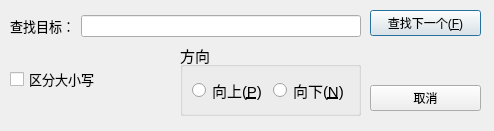
<?xml version="1.0" encoding="UTF-8"?>
<ui version="4.0">
 <class>SearchDialog</class>
 <widget class="QDialog" name="SearchDialog">
  <property name="geometry">
   <rect>
    <x>0</x>
    <y>0</y>
    <width>494</width>
    <height>131</height>
   </rect>
  </property>
  <property name="minimumSize">
   <size>
    <width>490</width>
    <height>130</height>
   </size>
  </property>
  <property name="maximumSize">
   <size>
    <width>520</width>
    <height>140</height>
   </size>
  </property>
  <property name="windowTitle">
   <string>查找</string>
  </property>
  <property name="windowIcon">
   <iconset resource="res.qrc">
    <normaloff>:/res/img/img/seek.png</normaloff>:/res/img/img/seek.png</iconset>
  </property>
  <widget class="QWidget" name="layoutWidget">
   <property name="geometry">
    <rect>
     <x>370</x>
     <y>10</y>
     <width>111</width>
     <height>101</height>
    </rect>
   </property>
   <layout class="QVBoxLayout" name="verticalLayout">
    <item>
     <widget class="QPushButton" name="btnFindNext">
      <property name="text">
       <string>查找下一个(&amp;F)</string>
      </property>
     </widget>
    </item>
    <item>
     <spacer name="verticalSpacer">
      <property name="orientation">
       <enum>Qt::Vertical</enum>
      </property>
      <property name="sizeHint" stdset="0">
       <size>
        <width>20</width>
        <height>40</height>
       </size>
      </property>
     </spacer>
    </item>
    <item>
     <widget class="QPushButton" name="btnCancel">
      <property name="text">
       <string>取消</string>
      </property>
     </widget>
    </item>
   </layout>
  </widget>
  <widget class="QWidget" name="layoutWidget">
   <property name="geometry">
    <rect>
     <x>10</x>
     <y>15</y>
     <width>351</width>
     <height>101</height>
    </rect>
   </property>
   <layout class="QVBoxLayout" name="verticalLayout_2">
    <item>
     <layout class="QHBoxLayout" name="horizontalLayout">
      <item>
       <widget class="QLabel" name="label">
        <property name="font">
         <font>
          <pointsize>10</pointsize>
         </font>
        </property>
        <property name="text">
         <string>查找目标：</string>
        </property>
       </widget>
      </item>
      <item>
       <widget class="QLineEdit" name="searchText"/>
      </item>
     </layout>
    </item>
    <item>
     <layout class="QHBoxLayout" name="horizontalLayout_2">
      <item>
       <widget class="QCheckBox" name="aBcheckBox">
        <property name="font">
         <font>
          <pointsize>10</pointsize>
         </font>
        </property>
        <property name="text">
         <string>区分大小写</string>
        </property>
       </widget>
      </item>
      <item>
       <widget class="QGroupBox" name="groupBox">
        <property name="maximumSize">
         <size>
          <width>16777215</width>
          <height>90</height>
         </size>
        </property>
        <property name="font">
         <font>
          <pointsize>11</pointsize>
         </font>
        </property>
        <property name="title">
         <string>方向</string>
        </property>
        <layout class="QGridLayout" name="gridLayout">
         <item row="0" column="0">
          <widget class="QRadioButton" name="rbUp">
           <property name="text">
            <string>向上(&amp;P)</string>
           </property>
          </widget>
         </item>
         <item row="0" column="1">
          <widget class="QRadioButton" name="rbDown">
           <property name="text">
            <string>向下(&amp;N)</string>
           </property>
          </widget>
         </item>
        </layout>
       </widget>
      </item>
     </layout>
    </item>
   </layout>
  </widget>
 </widget>
 <resources>
  <include location="res.qrc"/>
 </resources>
 <connections/>
</ui>
